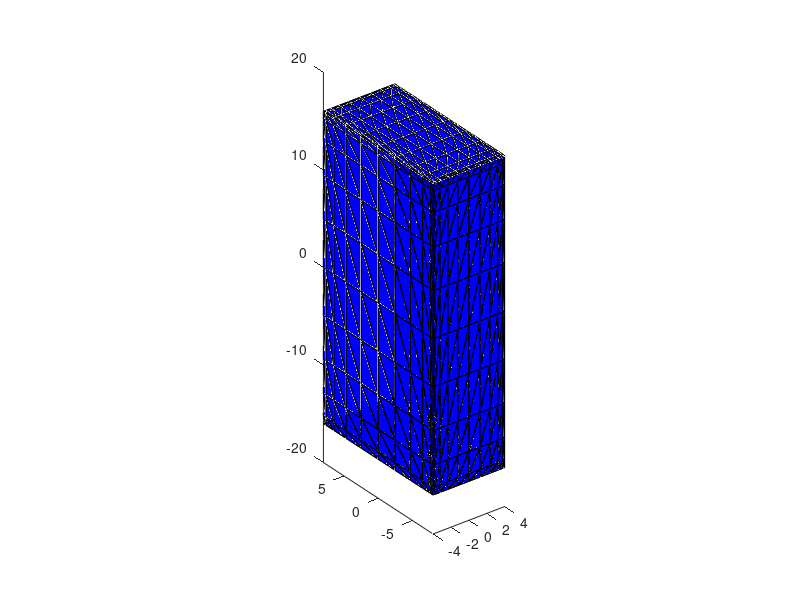

The MATLAB source for this figure:
close all
clc
clear


% L is the number of points in each direction
L=11;
id_multiplier = 8;
%I'm pretty sure my Id_ends in 8, if not I made it easy to change

%open a new file to write the STL mesh
fid=fopen('one.stl','w')
fprintf(fid,'%s \n','solid sheet');

%limits
xmin=-id_multiplier/2;
xmax=id_multiplier/2;
ymin=-id_multiplier;
ymax=id_multiplier;
zmin=-id_multiplier*2;
zmax=id_multiplier*2;

%creaes two vectors x & y with dimensions 1*L
x1=linspace(xmin,xmax,L);
y1=linspace(ymin,ymax,L);
x1=0.5*id_multiplier*sin(pi*x1/id_multiplier);
y1=id_multiplier*sin(pi*y1/id_multiplier/2);
%converts 1*L vectors to L*L matrices
[X1,Y1]=meshgrid(x1,y1);
X2 = X1;Y2 = Y1;
%calculate corresponding Z-values
Z1=-ones(L,L)*2*id_multiplier;
Z2=ones(L,L)*2*id_multiplier;

for i=1:L-1
    for j=1:L-1
        
        %first triangle
        x1_1=X1(i,j);
        y1_1=Y1(i,j);
        z1_1=Z1(i,j);
        x2_1=X1(i+1,j);
        y2_1=Y1(i+1,j);
        z2_1=Z1(i+1,j);
        x3_1=X1(i+1,j+1);
        y3_1=Y1(i+1,j+1);
        z3_1=Z1(i+1,j+1);
        
        x1_3=X2(i,j);
        y1_3=Y2(i,j);
        z1_3=Z2(i,j);
        x2_3=X2(i+1,j);
        y2_3=Y2(i+1,j);
        z2_3=Z2(i+1,j);
        x3_3=X2(i+1,j+1);
        y3_3=Y2(i+1,j+1);
        z3_3=Z2(i+1,j+1);        
        
        %second triangle
        x1_2=X1(i,j);
        y1_2=Y1(i,j);
        z1_2=Z1(i,j);
        x2_2=X1(i+1,j+1);
        y2_2=Y1(i+1,j+1);
        z2_2=Z1(i+1,j+1);
        x3_2=X1(i,j+1);
        y3_2=Y1(i,j+1);
        z3_2=Z1(i,j+1);
        
        x1_4=X2(i,j);
        y1_4=Y2(i,j);
        z1_4=Z2(i,j);
        x2_4=X2(i+1,j+1);
        y2_4=Y2(i+1,j+1);
        z2_4=Z2(i+1,j+1);
        x3_4=X2(i,j+1);
        y3_4=Y2(i,j+1);
        z3_4=Z2(i,j+1);
        
        %plot the two triangles
        figure(1)
        hold on
        fill3([x1_1 x2_1 x3_1 x1_1],[y1_1 y2_1 y3_1 y1_1],[z1_1 z2_1 z3_1 z1_1],'b')
        fill3([x1_2 x2_2 x3_2 x1_2],[y1_2 y2_2 y3_2 y1_2],[z1_2 z2_2 z3_2 z1_2],'b')
        fill3([x1_3 x2_3 x3_3 x1_3],[y1_3 y2_3 y3_3 y1_3],[z1_3 z2_3 z3_3 z1_3],'b')
        fill3([x1_4 x2_4 x3_4 x1_4],[y1_4 y2_4 y3_4 y1_4],[z1_4 z2_4 z3_4 z1_4],'b')
%         pause
        
        %write in the STL file the vertices of the first triangle
        fprintf(fid,'%s \n',' facet normal 0 0 0');
        fprintf(fid,'%s\n','  outer loop');
        fprintf(fid,'%s %12.9f  %12.9f %12.9f\n','   vertex', x1_1,y1_1,z1_1);
        fprintf(fid,'%s %12.9f  %12.9f %12.9f\n','   vertex', x2_1,y2_1,z2_1);
        fprintf(fid,'%s %12.9f  %12.9f %12.9f\n','   vertex', x3_1,y3_1,z3_1);
        fprintf(fid,'%s\n','  endloop');
        fprintf(fid,'%s\n',' endfacet');
        
        %write in the STL file the vertices of the first triangle
        fprintf(fid,'%s \n',' facet normal 0 0 0');
        fprintf(fid,'%s\n','  outer loop');
        fprintf(fid,'%s %12.9f  %12.9f %12.9f\n','   vertex', x1_2,y1_2,z1_2);
        fprintf(fid,'%s %12.9f  %12.9f %12.9f\n','   vertex', x2_2,y2_2,z2_2);
        fprintf(fid,'%s %12.9f  %12.9f %12.9f\n','   vertex', x3_2,y3_2,z3_2);
        fprintf(fid,'%s\n','  endloop');
        fprintf(fid,'%s\n',' endfacet');
                
        fprintf(fid,'%s \n',' facet normal 0 0 0');
        fprintf(fid,'%s\n','  outer loop');
        fprintf(fid,'%s %12.9f  %12.9f %12.9f\n','   vertex', x1_3,y1_3,z1_3);
        fprintf(fid,'%s %12.9f  %12.9f %12.9f\n','   vertex', x2_3,y2_3,z2_3);
        fprintf(fid,'%s %12.9f  %12.9f %12.9f\n','   vertex', x3_3,y3_3,z3_3);
        fprintf(fid,'%s\n','  endloop');
        fprintf(fid,'%s\n',' endfacet');
        
        %write in the STL file the vertices of the first triangle
        fprintf(fid,'%s \n',' facet normal 0 0 0');
        fprintf(fid,'%s\n','  outer loop');
        fprintf(fid,'%s %12.9f  %12.9f %12.9f\n','   vertex', x1_4,y1_4,z1_4);
        fprintf(fid,'%s %12.9f  %12.9f %12.9f\n','   vertex', x2_4,y2_4,z2_4);
        fprintf(fid,'%s %12.9f  %12.9f %12.9f\n','   vertex', x3_4,y3_4,z3_4);
        fprintf(fid,'%s\n','  endloop');
        fprintf(fid,'%s\n',' endfacet');
        
    end
end

y1=linspace(ymin,ymax,L);
z1=linspace(zmin,zmax,L);
y1=id_multiplier*sin(pi*y1/id_multiplier/2);
z1=2*id_multiplier*sin(pi*z1/id_multiplier/4);
%converts 1*L vectors to L*L matrices
[Y1,Z1]=meshgrid(y1,z1);
Y2 = Y1;Z2 = Z1;
%calculate corresponding Z-values
X1=-ones(L,L)*0.5*id_multiplier;
X2=ones(L,L)*0.5*id_multiplier;

for i=1:L-1
    for j=1:L-1
        
        %first triangle
        x1_1=X1(i,j);
        y1_1=Y1(i,j);
        z1_1=Z1(i,j);
        x2_1=X1(i+1,j);
        y2_1=Y1(i+1,j);
        z2_1=Z1(i+1,j);
        x3_1=X1(i+1,j+1);
        y3_1=Y1(i+1,j+1);
        z3_1=Z1(i+1,j+1);
        
        x1_3=X2(i,j);
        y1_3=Y2(i,j);
        z1_3=Z2(i,j);
        x2_3=X2(i+1,j);
        y2_3=Y2(i+1,j);
        z2_3=Z2(i+1,j);
        x3_3=X2(i+1,j+1);
        y3_3=Y2(i+1,j+1);
        z3_3=Z2(i+1,j+1);        
        
        %second triangle
        x1_2=X1(i,j);
        y1_2=Y1(i,j);
        z1_2=Z1(i,j);
        x2_2=X1(i+1,j+1);
        y2_2=Y1(i+1,j+1);
        z2_2=Z1(i+1,j+1);
        x3_2=X1(i,j+1);
        y3_2=Y1(i,j+1);
        z3_2=Z1(i,j+1);
        
        x1_4=X2(i,j);
        y1_4=Y2(i,j);
        z1_4=Z2(i,j);
        x2_4=X2(i+1,j+1);
        y2_4=Y2(i+1,j+1);
        z2_4=Z2(i+1,j+1);
        x3_4=X2(i,j+1);
        y3_4=Y2(i,j+1);
        z3_4=Z2(i,j+1);
        
        %plot the two triangles
        figure(1)
        hold on
        fill3([x1_1 x2_1 x3_1 x1_1],[y1_1 y2_1 y3_1 y1_1],[z1_1 z2_1 z3_1 z1_1],'b')
        fill3([x1_2 x2_2 x3_2 x1_2],[y1_2 y2_2 y3_2 y1_2],[z1_2 z2_2 z3_2 z1_2],'b')
        fill3([x1_3 x2_3 x3_3 x1_3],[y1_3 y2_3 y3_3 y1_3],[z1_3 z2_3 z3_3 z1_3],'b')
        fill3([x1_4 x2_4 x3_4 x1_4],[y1_4 y2_4 y3_4 y1_4],[z1_4 z2_4 z3_4 z1_4],'b')
%         pause
        
        %write in the STL file the vertices of the first triangle
        fprintf(fid,'%s \n',' facet normal 0 0 0');
        fprintf(fid,'%s\n','  outer loop');
        fprintf(fid,'%s %12.9f  %12.9f %12.9f\n','   vertex', x1_1,y1_1,z1_1);
        fprintf(fid,'%s %12.9f  %12.9f %12.9f\n','   vertex', x2_1,y2_1,z2_1);
        fprintf(fid,'%s %12.9f  %12.9f %12.9f\n','   vertex', x3_1,y3_1,z3_1);
        fprintf(fid,'%s\n','  endloop');
        fprintf(fid,'%s\n',' endfacet');
        
        %write in the STL file the vertices of the first triangle
        fprintf(fid,'%s \n',' facet normal 0 0 0');
        fprintf(fid,'%s\n','  outer loop');
        fprintf(fid,'%s %12.9f  %12.9f %12.9f\n','   vertex', x1_2,y1_2,z1_2);
        fprintf(fid,'%s %12.9f  %12.9f %12.9f\n','   vertex', x2_2,y2_2,z2_2);
        fprintf(fid,'%s %12.9f  %12.9f %12.9f\n','   vertex', x3_2,y3_2,z3_2);
        fprintf(fid,'%s\n','  endloop');
        fprintf(fid,'%s\n',' endfacet');
        
        fprintf(fid,'%s \n',' facet normal 0 0 0');
        fprintf(fid,'%s\n','  outer loop');
        fprintf(fid,'%s %12.9f  %12.9f %12.9f\n','   vertex', x1_3,y1_3,z1_3);
        fprintf(fid,'%s %12.9f  %12.9f %12.9f\n','   vertex', x2_3,y2_3,z2_3);
        fprintf(fid,'%s %12.9f  %12.9f %12.9f\n','   vertex', x3_3,y3_3,z3_3);
        fprintf(fid,'%s\n','  endloop');
        fprintf(fid,'%s\n',' endfacet');
        
        %write in the STL file the vertices of the first triangle
        fprintf(fid,'%s \n',' facet normal 0 0 0');
        fprintf(fid,'%s\n','  outer loop');
        fprintf(fid,'%s %12.9f  %12.9f %12.9f\n','   vertex', x1_4,y1_4,z1_4);
        fprintf(fid,'%s %12.9f  %12.9f %12.9f\n','   vertex', x2_4,y2_4,z2_4);
        fprintf(fid,'%s %12.9f  %12.9f %12.9f\n','   vertex', x3_4,y3_4,z3_4);
        fprintf(fid,'%s\n','  endloop');
        fprintf(fid,'%s\n',' endfacet');
    end
end

x1=linspace(xmin,xmax,L);
z1=linspace(zmin,zmax,L);
x1=0.5*id_multiplier*sin(pi*x1/id_multiplier);
z1=2*id_multiplier*sin(pi*z1/id_multiplier/4);
%converts 1*L vectors to L*L matrices
[X1,Z1]=meshgrid(x1,z1);
X2 = X1;Z2 = Z1;
%calculate corresponding Z-values
Y1=-ones(L,L)*id_multiplier;
Y2=ones(L,L)*id_multiplier;

for i=1:L-1
    for j=1:L-1
        
        %first triangle
        x1_1=X1(i,j);
        y1_1=Y1(i,j);
        z1_1=Z1(i,j);
        x2_1=X1(i+1,j);
        y2_1=Y1(i+1,j);
        z2_1=Z1(i+1,j);
        x3_1=X1(i+1,j+1);
        y3_1=Y1(i+1,j+1);
        z3_1=Z1(i+1,j+1);
        
        x1_3=X2(i,j);
        y1_3=Y2(i,j);
        z1_3=Z2(i,j);
        x2_3=X2(i+1,j);
        y2_3=Y2(i+1,j);
        z2_3=Z2(i+1,j);
        x3_3=X2(i+1,j+1);
        y3_3=Y2(i+1,j+1);
        z3_3=Z2(i+1,j+1);        
        
        %second triangle
        x1_2=X1(i,j);
        y1_2=Y1(i,j);
        z1_2=Z1(i,j);
        x2_2=X1(i+1,j+1);
        y2_2=Y1(i+1,j+1);
        z2_2=Z1(i+1,j+1);
        x3_2=X1(i,j+1);
        y3_2=Y1(i,j+1);
        z3_2=Z1(i,j+1);
        
        x1_4=X2(i,j);
        y1_4=Y2(i,j);
        z1_4=Z2(i,j);
        x2_4=X2(i+1,j+1);
        y2_4=Y2(i+1,j+1);
        z2_4=Z2(i+1,j+1);
        x3_4=X2(i,j+1);
        y3_4=Y2(i,j+1);
        z3_4=Z2(i,j+1);
        
        %plot the two triangles
        figure(1)
        hold on
        fill3([x1_1 x2_1 x3_1 x1_1],[y1_1 y2_1 y3_1 y1_1],[z1_1 z2_1 z3_1 z1_1],'b')
        fill3([x1_2 x2_2 x3_2 x1_2],[y1_2 y2_2 y3_2 y1_2],[z1_2 z2_2 z3_2 z1_2],'b')
        fill3([x1_3 x2_3 x3_3 x1_3],[y1_3 y2_3 y3_3 y1_3],[z1_3 z2_3 z3_3 z1_3],'b')
        fill3([x1_4 x2_4 x3_4 x1_4],[y1_4 y2_4 y3_4 y1_4],[z1_4 z2_4 z3_4 z1_4],'b')
%         pause
        
        %write in the STL file the vertices of the first triangle
        fprintf(fid,'%s \n',' facet normal 0 0 0');
        fprintf(fid,'%s\n','  outer loop');
        fprintf(fid,'%s %12.9f  %12.9f %12.9f\n','   vertex', x1_1,y1_1,z1_1);
        fprintf(fid,'%s %12.9f  %12.9f %12.9f\n','   vertex', x2_1,y2_1,z2_1);
        fprintf(fid,'%s %12.9f  %12.9f %12.9f\n','   vertex', x3_1,y3_1,z3_1);
        fprintf(fid,'%s\n','  endloop');
        fprintf(fid,'%s\n',' endfacet');
        
        %write in the STL file the vertices of the first triangle
        fprintf(fid,'%s \n',' facet normal 0 0 0');
        fprintf(fid,'%s\n','  outer loop');
        fprintf(fid,'%s %12.9f  %12.9f %12.9f\n','   vertex', x1_2,y1_2,z1_2);
        fprintf(fid,'%s %12.9f  %12.9f %12.9f\n','   vertex', x2_2,y2_2,z2_2);
        fprintf(fid,'%s %12.9f  %12.9f %12.9f\n','   vertex', x3_2,y3_2,z3_2);
        fprintf(fid,'%s\n','  endloop');
        fprintf(fid,'%s\n',' endfacet');
        
        fprintf(fid,'%s \n',' facet normal 0 0 0');
        fprintf(fid,'%s\n','  outer loop');
        fprintf(fid,'%s %12.9f  %12.9f %12.9f\n','   vertex', x1_3,y1_3,z1_3);
        fprintf(fid,'%s %12.9f  %12.9f %12.9f\n','   vertex', x2_3,y2_3,z2_3);
        fprintf(fid,'%s %12.9f  %12.9f %12.9f\n','   vertex', x3_3,y3_3,z3_3);
        fprintf(fid,'%s\n','  endloop');
        fprintf(fid,'%s\n',' endfacet');
        
        %write in the STL file the vertices of the first triangle
        fprintf(fid,'%s \n',' facet normal 0 0 0');
        fprintf(fid,'%s\n','  outer loop');
        fprintf(fid,'%s %12.9f  %12.9f %12.9f\n','   vertex', x1_4,y1_4,z1_4);
        fprintf(fid,'%s %12.9f  %12.9f %12.9f\n','   vertex', x2_4,y2_4,z2_4);
        fprintf(fid,'%s %12.9f  %12.9f %12.9f\n','   vertex', x3_4,y3_4,z3_4);
        fprintf(fid,'%s\n','  endloop');
        fprintf(fid,'%s\n',' endfacet');
    end
end

fprintf(fid,'%s \n','endsolid solid ig_0.4_1');
fclose(fid)

figure(1)
axis image
set(gcf,'color',[1 1 1])

